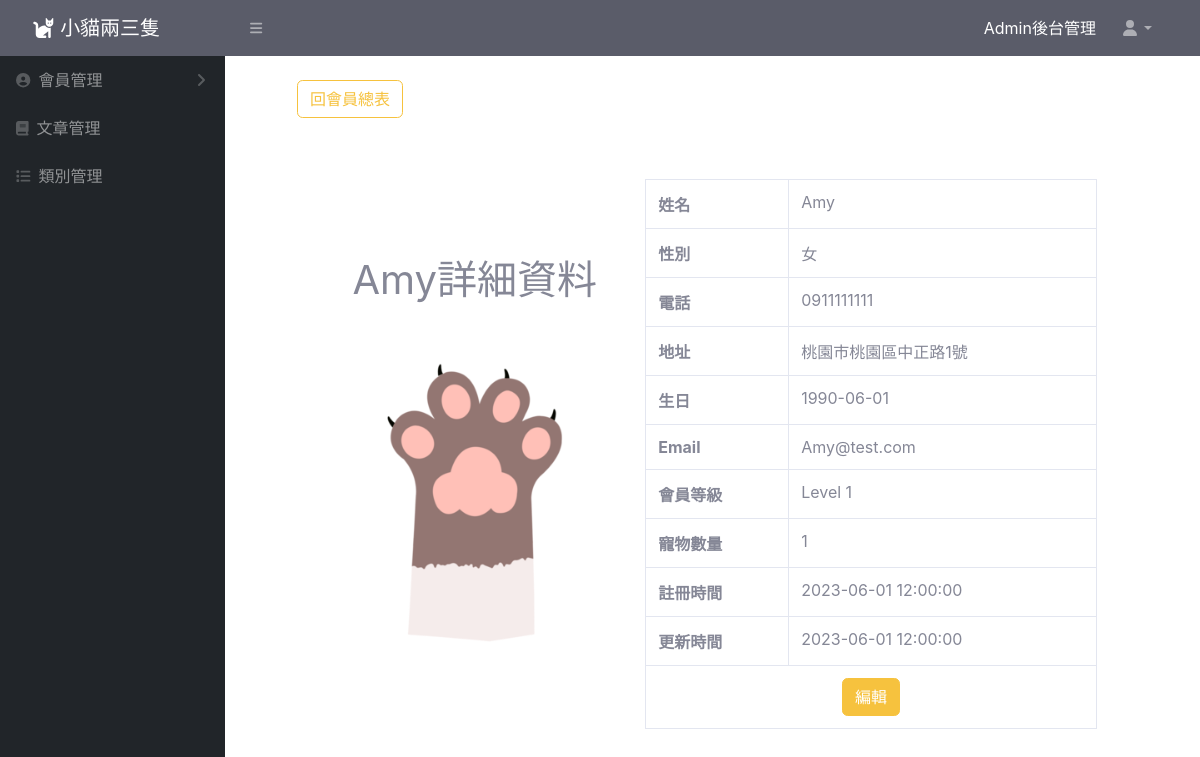
The page /pet_admin/user.php?id=1 on the database its author committed.
### tables this page shows
CREATE TABLE `userinfo` (
  `user_id` int(11) NOT NULL,
  `name` varchar(30) NOT NULL,
  `phone` varchar(30) NOT NULL,
  `email` varchar(30) NOT NULL,
  `address` varchar(50) NOT NULL,
  `birthday` date NOT NULL,
  `pet_number` int(30) NOT NULL,
  `gender` varchar(8) NOT NULL,
  `cover_photo` varchar(200) NOT NULL,
  `level_id` varchar(10) NOT NULL,
  `created_at` datetime NOT NULL,
  `updated_at` datetime NOT NULL
);

CREATE TABLE `memberlevels` (
  `level_id` int(30) NOT NULL,
  `level_name` varchar(30) NOT NULL,
  `description` varchar(100) NOT NULL,
  `created_at` datetime NOT NULL,
  `updated_at` datetime NOT NULL
);

### pet_admin/user/user.php (the view, shortened to what this page needs)
<?php
require_once("./db_connect1.php");
$id = $_GET["id"];
$sql = "SELECT userinfo.*,memberlevels.level_name AS level_name FROM userinfo JOIN memberlevels ON userinfo.level_id=memberlevels.level_id WHERE user_id='$id'";
$result = $conn->query($sql);
$row = $result->fetch_assoc();
?>
<!doctype html>
<html lang="en">
<head>
    <link href="https://cdn.jsdelivr.net/npm/bootstrap@5.2.1/dist/css/bootstrap.min.css" rel="stylesheet">
    <link href="css/sb-admin-2.min.css" rel="stylesheet">
</head>
<body>
    <div class="container ">
        <div class="py-4 ps-5">
            <a class="btn btn-outline-warning" href="user-list.php">回會員總表</a>
        </div>
        <div class="row align-items-center justify-content-center main">
            <div class="col-12 col-lg-4 text-center mb-3">
                <h1 class="mb-5 text-center"><?=$row["name"]?>詳細資料</h1>
                <img src="images/<?=$row["cover_photo"]?>" alt="" class="object-fit-cover " >
            </div>
            <div class="col-12 col-lg-6">
            <table class="table table-bordered ">
                <tr>
                    <th>姓名</th>
                    <td><?= $row["name"] ?></td>
                </tr>
                <tr>
                    <th>性別</th>
                    <td><?= $row["gender"] ?></td>
                </tr>
                <tr>
                    <th>電話</th>
                    <td><?= $row["phone"] ?></td>
                </tr>
                <tr>
                    <th>地址</th>
                    <td><?= $row["address"] ?></td>
                </tr>
                <tr>
                    <th>生日</th>
                    <td><?= $row["birthday"] ?></td>
                </tr>
                <tr>
                    <th>Email</th>
                    <td><?= $row["email"] ?></td>
                </tr>
                <tr>
                    <th>會員等級</th>
                    <td><?= $row["level_name"] ?></td>
                </tr>
                <tr>
                    <th>寵物數量</th>
                    <td><?= $row["pet_number"] ?></td>
                </tr>
                <tr>
                    <th>註冊時間</th>
                    <td><?= $row["created_at"] ?></td>
                </tr>
                <tr>
                    <th>更新時間</th>
                    <td><?= $row["updated_at"] ?></td>
                </tr>
                <tr>
                    <td colspan="2" class="text-center"><a class="btn btn-warning" href="user-edit.php?id=<?= $row["user_id"] ?>">編輯</a></td>
                </tr>
            </table>
            </div>
        </div>
    </div>
</body>
</html>

### pet_admin/user/user.php (style rules this page uses)
.object-fit-cover { border-radius: 50%; width: 300px; height: 300px; object-fit: cover; background: white; }
.main { height: 80vh; }

### rows shown on the page
userinfo: name "Amy", cover_photo (picture), gender "女", phone "0911111111", address "桃園市桃園區中正路1號", birthday "1990-06-01", email "Amy@test.com", level.level_name "Level 1", pet_number "1", created_at "2023-06-01 12:00:00", updated_at "2023-06-01 12:00:00"
